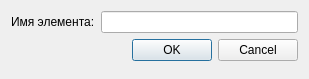
<?xml version="1.0" encoding="UTF-8"?>
<ui version="4.0">
 <class>ElementPropWindow</class>
 <widget class="QDialog" name="ElementPropWindow">
  <property name="windowModality">
   <enum>Qt::WindowModal</enum>
  </property>
  <property name="geometry">
   <rect>
    <x>0</x>
    <y>0</y>
    <width>309</width>
    <height>79</height>
   </rect>
  </property>
  <property name="minimumSize">
   <size>
    <width>309</width>
    <height>79</height>
   </size>
  </property>
  <property name="maximumSize">
   <size>
    <width>309</width>
    <height>79</height>
   </size>
  </property>
  <property name="contextMenuPolicy">
   <enum>Qt::NoContextMenu</enum>
  </property>
  <property name="windowTitle">
   <string>Свойства элемента</string>
  </property>
  <property name="modal">
   <bool>true</bool>
  </property>
  <layout class="QFormLayout" name="formLayout">
   <item row="0" column="0">
    <widget class="QLabel" name="label">
     <property name="text">
      <string>Имя элемента:</string>
     </property>
    </widget>
   </item>
   <item row="0" column="1">
    <widget class="QLineEdit" name="nameEdit"/>
   </item>
   <item row="1" column="0" colspan="2">
    <widget class="QDialogButtonBox" name="buttonBox">
     <property name="orientation">
      <enum>Qt::Horizontal</enum>
     </property>
     <property name="standardButtons">
      <set>QDialogButtonBox::Cancel|QDialogButtonBox::Ok</set>
     </property>
    </widget>
   </item>
  </layout>
 </widget>
 <resources/>
 <connections>
  <connection>
   <sender>buttonBox</sender>
   <signal>accepted()</signal>
   <receiver>ElementPropWindow</receiver>
   <slot>accept()</slot>
   <hints>
    <hint type="sourcelabel">
     <x>248</x>
     <y>254</y>
    </hint>
    <hint type="destinationlabel">
     <x>157</x>
     <y>274</y>
    </hint>
   </hints>
  </connection>
  <connection>
   <sender>buttonBox</sender>
   <signal>rejected()</signal>
   <receiver>ElementPropWindow</receiver>
   <slot>reject()</slot>
   <hints>
    <hint type="sourcelabel">
     <x>316</x>
     <y>260</y>
    </hint>
    <hint type="destinationlabel">
     <x>286</x>
     <y>274</y>
    </hint>
   </hints>
  </connection>
 </connections>
</ui>
